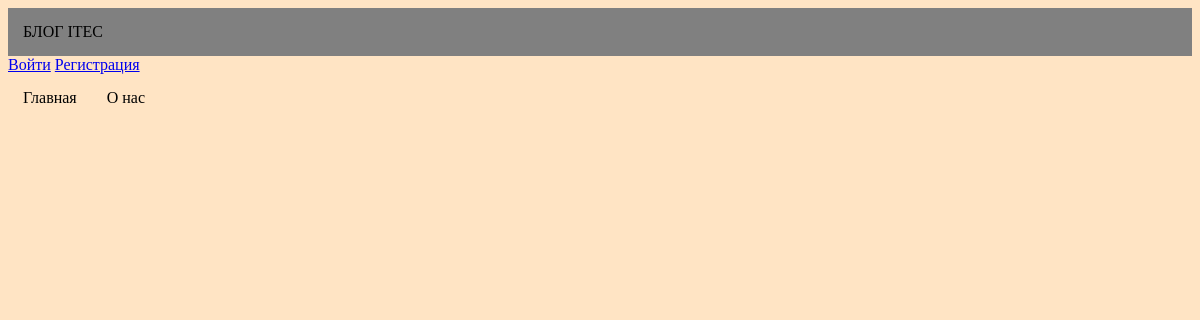
/category_post/2, run on an earlier commit of the app's database.
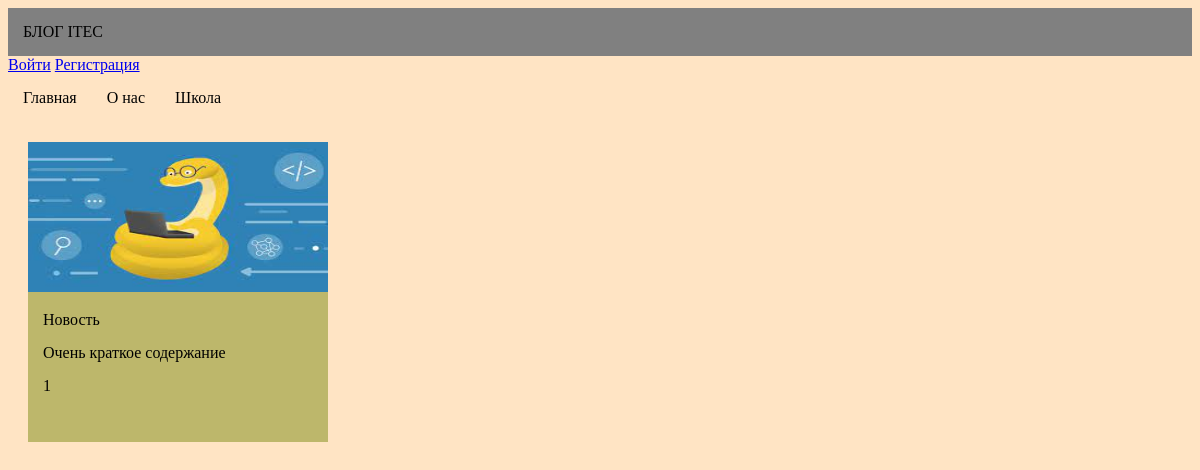
And on a later commit of the database.
### main/models.py (models this page shows, shortened)
class Category(models.Model):
    title = models.CharField(max_length=200, verbose_name="Название")
    class Meta:
        ordering = ['title']
        verbose_name = 'Категория'
        verbose_name_plural = 'Категории'

class Post(models.Model):
    category = models.ForeignKey('Category', on_delete=models.CASCADE, verbose_name="Категория")
    title = models.CharField(max_length=200, unique=True, verbose_name="Название")
    description = models.TextField(verbose_name="Содержание")
    briefdescription = models.CharField(max_length=400, verbose_name="Краткое содержание")
    created = models.DateTimeField(auto_now_add=True, verbose_name="Дата создания")
    updated = models.DateTimeField(auto_now=True, verbose_name="Дата обновления")
    image = models.ImageField(upload_to='images', verbose_name="Изображение", blank=True)   ### Надо потом убрать blank=True !!!
    author = models.CharField(max_length=200, blank=True, verbose_name="Автор")
    likes = models.IntegerField(default=0, blank=True, verbose_name="Лайки")
    views = models.IntegerField(default=0, blank=True, verbose_name="Просмотры")
    class Meta:
        ordering = ['created']
        verbose_name = 'Статья'
        verbose_name_plural = 'Статьи'
    def get_absolute_url(self):
        return reverse('main:post_detail', args=[self.id])

### main/views.py (the view)
# urls.py: path('category_post/<int:category_id>', category_post, name="category_post"),
def category_post(request, category_id):
    categories = Category.objects.all()
    posts = Post.objects.filter(category_id=category_id)
    context = {'categories': categories, 'posts': posts}
    return render(request, "category_post.html", context)

### main/templates/category_post.html
{% extends "start_page.html" %}
{% block content %}
<div style="display: flex; justify-content: flex-start">
    {% for post in posts %}
    <a href="{{ post.get_absolute_url }}" style="text-decoration: none; color: black">
        <div class="item_card" style="width: 300px; height: 300px; margin: 20px; background: darkkhaki;">
            <img src="{{ post.image.url }}" alt="" style="width:300px; height:150px">
            <p style="margin: 15px;">{{ post.title }}</p>
            <p style="margin: 15px;">{{ post.briefdescription }}</p>
            <p style="margin: 15px;">{{ post.likes }}</p>
        </div>
    </a>
    {% endfor %}
</div>
{% endblock %}

### main/templates/start_page.html (shortened to what this page needs)
<!DOCTYPE html>
{% load static %}
<html lang="en">
<head>
    <link rel="stylesheet" href="{% static 'css/start_page.css' %}">
</head>
<body>
<main>
    <div style="display: flex; justify-content:flex-start; background-color: grey">
        <a style="padding:15px; text-decoration: none; color:black">БЛОГ ITEC</a>
    </div>
    {% if user.is_authenticated %}
    <div>
        <a href="{% url 'account:profile' %}">Профиль</a>
        <a href="{% url 'account:logout' %}">Выйти</a>
    </div>
    {% else %}
    <div>
        <a href="{% url 'account:login' %}">Войти</a>
        <a href="{% url 'account:register' %}">Регистрация</a>
    </div>
    {% endif %}
    <div style="display: flex; justify-content:flex-start; background-color: bisque">
        <a href="{% url 'main:start_page' %}" style="padding:15px; text-decoration: none; color:black">Главная</a>
        {% for category in categories %}
        <a href="{% url 'main:category_post' category.id %}" style="padding:15px; text-decoration: none; color:black">{{ category.title }}</a>
        {% endfor %}
    </div>
    {% block content %}{% endblock %}
</main>
</body>
</html>

### main/static/css/start_page.css (style rules this page uses)
body { background: bisque; }

What changed in the data, as far as the page shows it:
added Category: title "Школа"
added Post: image (picture), title "Новость", briefdescription "Очень краткое содержание", likes "1"
